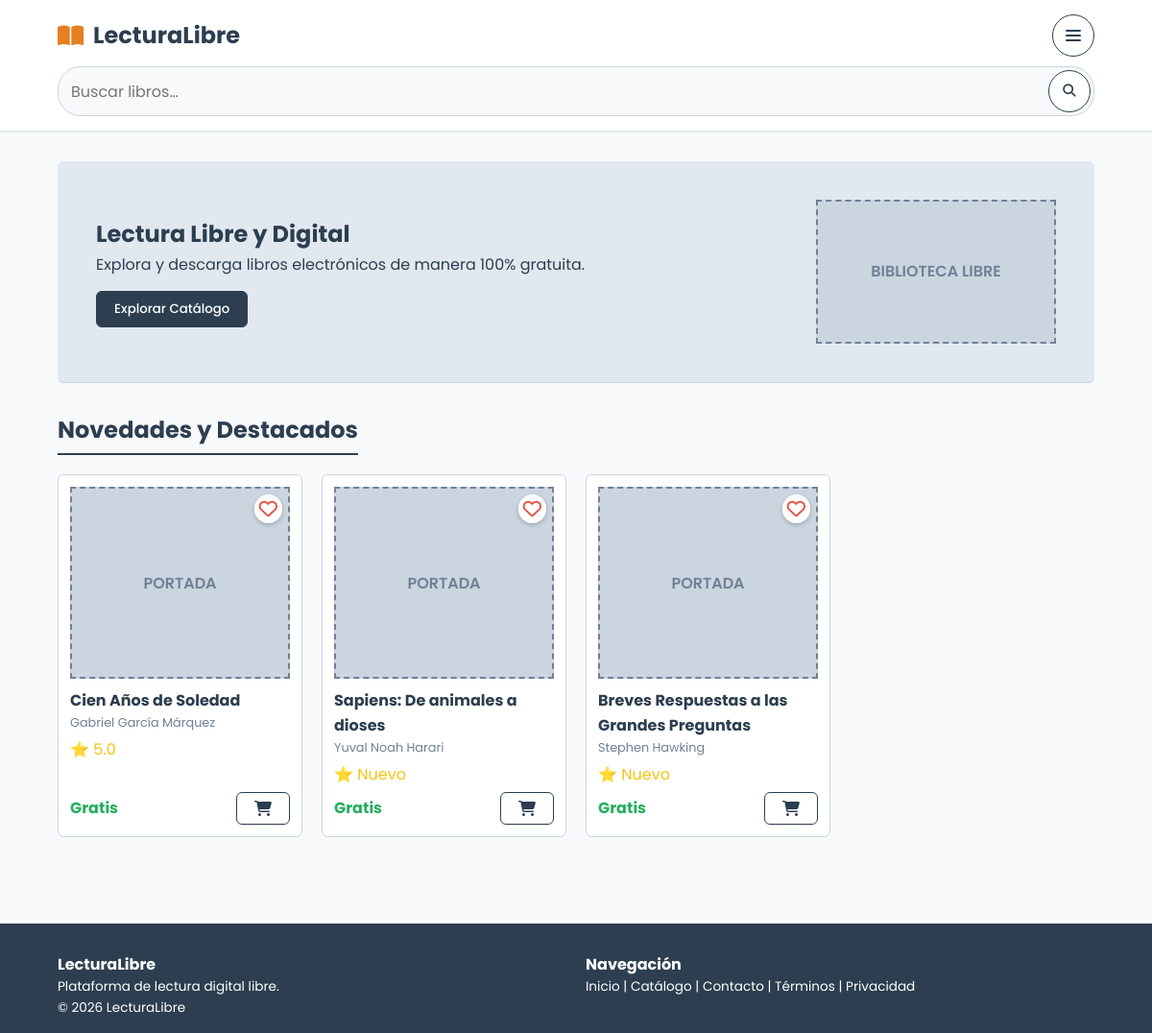
The page / on the database its author committed.
### tables this page shows
CREATE TABLE libros (
  id_libro INT NOT NULL AUTO_INCREMENT,
  titulo VARCHAR(200) NOT NULL,
  isbn VARCHAR(20),
  sinopsis TEXT,
  fecha_publicacion DATE,
  portada VARCHAR(255),
  archivo_pdf VARCHAR(255) NOT NULL,
  precio DECIMAL(10,2) NOT NULL DEFAULT 0.00,
  copias_disponibles INT NOT NULL DEFAULT 0,
  lecturas_acumuladas INT NOT NULL DEFAULT 0,
  estado ENUM('pendiente','aprobado','rechazado','baja') NOT NULL DEFAULT 'pendiente',
  id_autor INT NOT NULL,
  id_editorial INT,
  id_revisor INT,
  fecha_revision DATETIME,
  fecha_alta DATETIME NOT NULL DEFAULT CURRENT_TIMESTAMP,
  PRIMARY KEY (id_libro),
  UNIQUE KEY uq_libros_isbn (isbn),
  CONSTRAINT fk_libros_id_autor FOREIGN KEY (id_autor) REFERENCES autores(id_autor) ON DELETE RESTRICT ON UPDATE CASCADE,
  CONSTRAINT fk_libros_id_editorial FOREIGN KEY (id_editorial) REFERENCES editoriales(id_editorial) ON DELETE SET NULL ON UPDATE CASCADE,
  CONSTRAINT fk_libros_id_revisor FOREIGN KEY (id_revisor) REFERENCES usuarios(id_usuario) ON DELETE SET NULL ON UPDATE CASCADE
);

CREATE TABLE autores (
  id_autor INT NOT NULL AUTO_INCREMENT,
  nombre_artistico VARCHAR(100) NOT NULL,
  biografia TEXT,
  id_usuario INT,
  PRIMARY KEY (id_autor),
  UNIQUE KEY uq_autores_id_usuario (id_usuario),
  CONSTRAINT fk_autores_id_usuario FOREIGN KEY (id_usuario) REFERENCES usuarios(id_usuario) ON DELETE SET NULL ON UPDATE CASCADE
);

### index.php (the view, shortened to what this page needs)
<?php
require_once 'config/conexion.php';
$busqueda = isset($_GET['q']) && is_string($_GET['q']) ? trim($_GET['q']) : '';
?>
<!DOCTYPE html>
<html lang="es">
<head>
    <link rel="stylesheet" href="assets/css/estilos.css?v=5">
</head>
<body>
    <header>
        <div class="container navbar">
            <a href="index.php" class="logo">
                <i class="fa-solid fa-book-open"></i><span>LecturaLibre</span>
            </a>
            <details class="nav-menu-toggle">
                <summary class="btn search-icon" aria-label="Menú" aria-controls="nav-menu">
                    <i class="fa-solid fa-bars" aria-hidden="true"></i>
                </summary>
            </details>
            <form class="search-bar" action="index.php" method="get" role="search">
                <input type="search" id="global-search" name="q" aria-label="Buscar por título, autor o categoría"
                       placeholder="Buscar libros…" value="<?= htmlspecialchars($busqueda, ENT_QUOTES, 'UTF-8') ?>">
                <button type="submit" class="btn search-icon" aria-label="Buscar">
                    <i class="fa-solid fa-magnifying-glass" aria-hidden="true"></i>
                </button>
            </form>
        </div>
    </header>
    <main class="container">
        <?php
        $mis_favoritos = [];
        $mis_comprados = [];
        $sql_libros = "
            SELECT l.id_libro, l.titulo, l.precio, l.portada, a.nombre_artistico AS autor,
                   ROUND(AVG(CASE WHEN r.estado = 'aprobada' THEN r.puntuacion END), 1) AS promedio
            FROM libros l
            INNER JOIN autores a ON l.id_autor = a.id_autor
            LEFT JOIN resenas r ON l.id_libro = r.id_libro
            WHERE l.estado = 'aprobado'
        ";
        $sql_libros .= "
            GROUP BY l.id_libro, l.titulo, l.precio, l.portada, a.nombre_artistico
            ORDER BY l.fecha_alta DESC
        ";
        if ($busqueda === '') {
            $res_libros = $conn->query($sql_libros . " LIMIT 4");
        }
        ?>
        <section id="inicio">
            <div class="hero">
                <div class="hero-content">
                    <div>
                        <h1>Lectura Libre y Digital</h1>
                        <p>Explora y descarga libros electrónicos de manera 100% gratuita.</p>
                        <button class="btn btn-primary" style="margin-top: 15px;" onclick="window.location.href='catalogo.php'">Explorar Catálogo</button>
                    </div>
                    <div class="placeholder-box" style="width: 250px; height: 150px;">BIBLIOTECA LIBRE</div>
                </div>
            </div>
            <h2 class="section-title"><?= $busqueda === '' ? 'Novedades y Destacados' : 'Resultados de búsqueda' ?></h2>
            <div class="book-grid" id="featured-books">
                <?php if ($res_libros && $res_libros->num_rows > 0): ?>
                    <?php while ($libro = $res_libros->fetch_assoc()): ?>
                        <?php
                        $id_lib = (int)$libro['id_libro'];
                        $es_fav = in_array($id_lib, $mis_favoritos, true);
                        $rating_texto = $libro['promedio'] !== null ? $libro['promedio'] : 'Nuevo';
                        $precio_texto = ((float)$libro['precio'] == 0) ? 'Gratis' : '$' . number_format((float)$libro['precio'], 2);
                        ?>
                        <div class="book-card">
                            <a href="php/favorito_toggle.php?id_libro=<?= $id_lib ?>" title="Favorito" style="color: inherit;">
                                <i class="<?= $es_fav ? 'fa-solid' : 'fa-regular' ?> fa-heart wishlist-icon"></i>
                            </a>
                            <?php if (!empty($libro['portada']) && is_file(__DIR__ . '/' . $libro['portada'])): ?>
                                <img src="<?= htmlspecialchars($libro['portada']) ?>" alt="Portada de <?= htmlspecialchars($libro['titulo']) ?>" class="book-card-img" onclick="window.location.href='detalle.php?id=<?= $id_lib ?>'">
                            <?php else: ?>
                                <div class="placeholder-box book-card-img" onclick="window.location.href='detalle.php?id=<?= $id_lib ?>'">PORTADA</div>
                            <?php endif; ?>
                            <h4 onclick="window.location.href='detalle.php?id=<?= $id_lib ?>'" style="cursor:pointer;">
                                <?= htmlspecialchars($libro['titulo']) ?>
                            </h4>
                            <p style="font-size:0.8rem; color: var(--wf-gray);">
                                <?= htmlspecialchars($libro['autor']) ?>
                            </p>
                            <div class="stars">⭐ <?= htmlspecialchars($rating_texto) ?></div>
                            <div style="margin-top:auto; display:flex; justify-content:space-between; align-items:center;">
                                <strong style="color: #27ae60;"><?= $precio_texto ?></strong>
                                <?php if (in_array($id_lib, $mis_comprados, true)): ?>
                                    <a href="detalle.php?id=<?= $id_lib ?>" class="btn" title="Ya tienes este libro"><i class="fa-solid fa-check"></i> Comprado</a>
                                <?php else: ?>
                                    <a href="php/carrito_agregar.php?id_libro=<?= $id_lib ?>" class="btn" title="Agregar al carrito">
                                        <i class="fa-solid fa-cart-shopping"></i>
                                    </a>
                                <?php endif; ?>
                            </div>
                        </div>
                    <?php endwhile; ?>
                <?php endif; ?>
            </div>
        </section>
    </main>
    <footer>
        <div class="container footer-cols">
            <div>
                <h4>LecturaLibre</h4>
                <p style="font-size: 0.85rem;">Plataforma de lectura digital libre.</p>
                <p style="font-size: 0.85rem;">&copy; <?= date('Y') ?> LecturaLibre</p>
            </div>
            <nav aria-label="Navegación del pie de página">
                <h4>Navegación</h4>
                <p style="font-size: 0.85rem;">
                    <a href="index.php">Inicio</a>
                    <span aria-hidden="true"> | </span>
                    <a href="catalogo.php">Catálogo</a>
                    <span aria-hidden="true"> | </span>
                    <a href="contacto.php">Contacto</a>
                    <span aria-hidden="true"> | </span>
                    <a href="terminos.php">Términos</a>
                    <span aria-hidden="true"> | </span>
                    <a href="privacidad.php">Privacidad</a>
                </p>
            </nav>
        </div>
    </footer>
</body>
</html>

### rows shown on the page
libros: titulo "Cien Años de Soledad", id_autor.nombre_artistico "Gabriel García Márquez", rating_texto "5.0", precio "Gratis"
libros: titulo "Sapiens: De animales a dioses", id_autor.nombre_artistico "Yuval Noah Harari", rating_texto "Nuevo", precio "Gratis"
libros: titulo "Breves Respuestas a las Grandes Preguntas", id_autor.nombre_artistico "Stephen Hawking", rating_texto "Nuevo", precio "Gratis"
